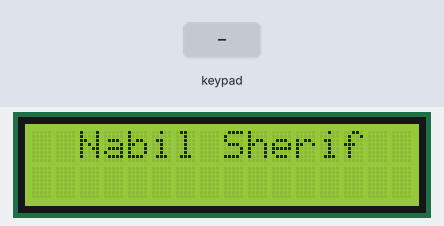
The sketch below on a simulated Arduino Uno, built with avr-gcc and run on an emulated ATmega328P. On the bench: 16×2 character LCD. Wiring (inferred from the names in the program): 4×4 keypad with keys 7 8 9 / 4 5 6 * 1 2 3 - C 0 = +: rows pin 0, pin 1, pin 2, pin 3; columns pin 4, pin 5, pin 6, pin 7. The test bench sets the inputs (shaded band).

Above: at 1.2 s.
1.3 s: keypad keys 7 + 5 = pressed 0.4 s apart
At 3.2 s:
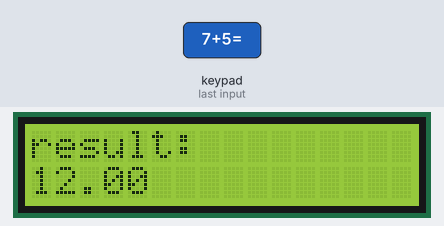
4.4 s: key '7' pressed
At 5.7 s:
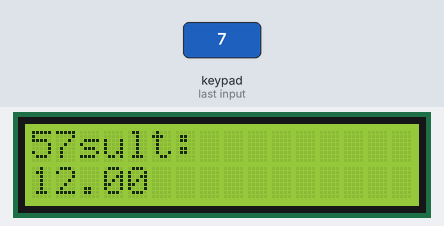
6.0 s: keypad keys 1 2 * pressed 0.4 s apart
At 7.5 s:
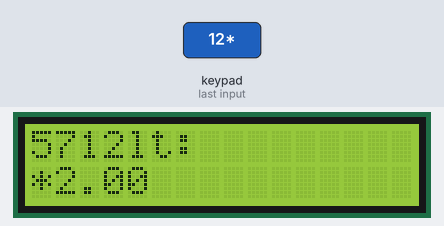
8.7 s: key '/' pressed
At 10.0 s:
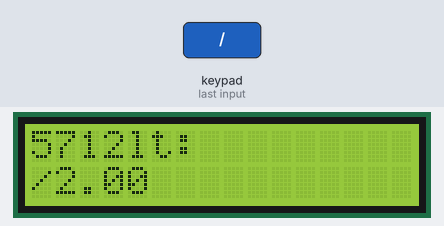
10.3 s: key '+' pressed
At 11.3 s:
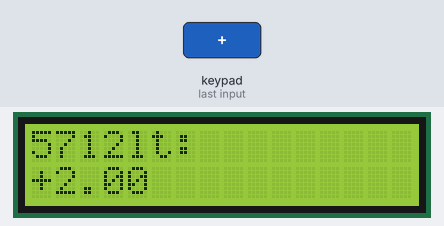
11.9 s: keypad keys 2 5 * pressed 0.4 s apart
At 13.2 s:
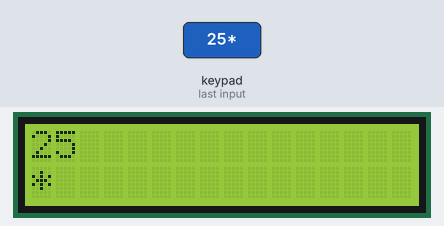
Timing chart, 0 to 14.9 s (numbered marks = the images above; inputs shaded):
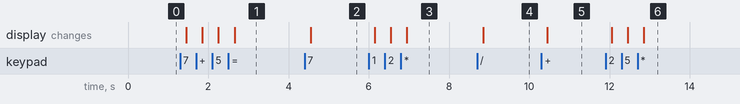

Measured:
- after the input at 1.3 s, the display: first changes after 0.15 s (image 1 shows a later state)
- after the input at 4.4 s, the display: changes after 0.15 s (image 2)
- after the input at 6.0 s, the display: first changes after 0.15 s (image 3 shows a later state)
- after the input at 8.7 s, the display: changes after 0.15 s (image 4)
- after the input at 10.3 s, the display: changes after 0.15 s (image 5)
- after the input at 11.9 s, the display: first changes after 0.15 s (image 6 shows a later state)

The sketch:

calculator_code.ino
```cpp
#include <LiquidCrystal.h>

// Define pin numbers for rows and columns of the keypad matrix.
#define r1 0
#define r2 1
#define r3 2
#define r4 3
#define c1 4
#define c2 5
#define c3 6
#define c4 7

// Define the number of rows and columns in the keypad matrix
const byte ROWS = 4;
const byte COLS = 4;

// Define the keys in the keypad matrix
char keys[ROWS][COLS] = {
  {'7', '8', '9', '/'},
  {'4', '5', '6', '*'},
  {'1', '2', '3', '-'},
  {'C', '0', '=', '+'}
};

// Initialize the LiquidCrystal library with the appropriate pins
LiquidCrystal lcd(8, 9, 10, 11, 12, 13);

// Arrays to store operands and the current operation
char operand1[16] = "";
char operand2[16] = "";
char operation = '\0';

// Flag to track whether user input is in progress
bool inputInProgress = false;

// Setup function runs once at the beginning
void setup() {
  // Set the row pins as OUTPUT
  pinMode(r1, OUTPUT);
  pinMode(r2, OUTPUT);
  pinMode(r3, OUTPUT);
  pinMode(r4, OUTPUT);

  // Set initial state of row pins to HIGH
  digitalWrite(r1, HIGH);
  digitalWrite(r2, HIGH);
  digitalWrite(r3, HIGH);
  digitalWrite(r4, HIGH);

  // Set the column pins as INPUT_PULLUP
  pinMode(c1, INPUT_PULLUP);
  pinMode(c2, INPUT_PULLUP);
  pinMode(c3, INPUT_PULLUP);
  pinMode(c4, INPUT_PULLUP);

  // Initialize the LCD with 16 columns and 2 rows
  lcd.begin(16, 2);
  // Display a welcome message
  lcd.print("  Nabil Sherif");
}

// Function to check if a key is pressed
char getKeyPressed(void) {
  int Read;
  int flag = 0;

  for (int i = 0; i < ROWS; i++) {
    digitalWrite(i, LOW);

    for (int j = 0; j < COLS; j++) {
      Read = digitalRead(j + 4);

      // Wait until the key is released
      while (Read == LOW) {
        Read = digitalRead(j + 4);
        flag = 1;
      }

      if (flag == 1) {
        // Release the row pin
        digitalWrite(i, HIGH);
        return keys[i][j]; // Return the pressed key
      }
    }
    // Release the row pin
    digitalWrite(i, HIGH);
  }
  return 0; // Return 0 if no key is pressed
}

// Loop function runs repeatedly
void loop() {
  char key = getKeyPressed(); // Get the current key pressed

  if (key != '\0') {
    handleInput(key); // Handle the input based on the key
  }
}

// Function to handle user input based on the key pressed
void handleInput(char key) {
  if (isdigit(key)) {
    handleDigitInput(key); // If the key is a digit, handle digit input
  } else if (key == '=') {
    handleEqualInput(); // If the key is '=', handle equal input
  } else if (key == 'C') {
    handleClearInput(); // If the key is 'C', handle clear input
  } else {
    handleOperationInput(key); // Otherwise, handle operation input
  }
}

// Function to handle digit input
void handleDigitInput(char key) {
  if (!inputInProgress) {
    lcd.clear(); // Clear the LCD if input is not in progress
    operand1[0] = key;
    operand1[1] = '\0';
    lcd.setCursor(0, 0);
    lcd.print(operand1); // Display the current operand1
    inputInProgress = true; // Set input in progress flag to true
  } else {
    strcat(operand1, &key); // Concatenate the digit to the current operand1
    lcd.setCursor(0, 0);
    lcd.print(operand1); // Display the updated operand1
  }
}

// Function to handle equal input
void handleEqualInput() {
  if (inputInProgress && *operand1 != '\0' && operation != '\0') {
    float num1 = atof(operand1); // Convert operand1 to a floating-point number
    float num2 = atof(operand2); // Convert operand2 to a floating-point number

    float result = performOperation(num1, num2, operation); // Perform the operation

    displayResult(result); // Display the result on the LCD
  }
}

// Function to handle clear input
void handleClearInput() {
  lcd.clear(); // Clear the LCD
  reset(); // Reset all variables and display the welcome message
}

// Function to handle operation input
void handleOperationInput(char key) {
  operation = key; // Set the current operation
  inputInProgress = false; // Reset input in progress flag
  strcpy(operand2, operand1); // Copy operand1 to operand2
  operand1[0] = '\0'; // Reset operand1

  lcd.setCursor(0, 1);
  lcd.print(key); // Display the current operation on the second line of the LCD
}

// Function to perform the specified operation
float performOperation(float num1, float num2, char op) {
  switch (op) {
    case '+':
      return num2 + num1; // Addition
    case '-':
      return num2 - num1; // Subtraction
    case '*':
      return num2 * num1; // Multiplication
    case '/':
      return num2 / num1; // Division
    default:
      return 0; // Default result for unknown operation
  }
}

// Function to display the result on the LCD
void displayResult(float result) {
  lcd.clear(); // Clear the LCD
  lcd.setCursor(0, 0);
  lcd.print("result:");

  lcd.setCursor(0, 1);
  lcd.print(result); // Display the result on the second line of the LCD
}

// Function to reset all variables and display the welcome message
void reset() {
  operand1[0] = '\0'; // Reset operand1
  operand2[0] = '\0'; // Reset operand2
  operation = '\0'; // Reset operation
  inputInProgress = false; // Reset input in progress flag

  lcd.print("  Nabil Sherif"); // Display the welcome message
}
```
